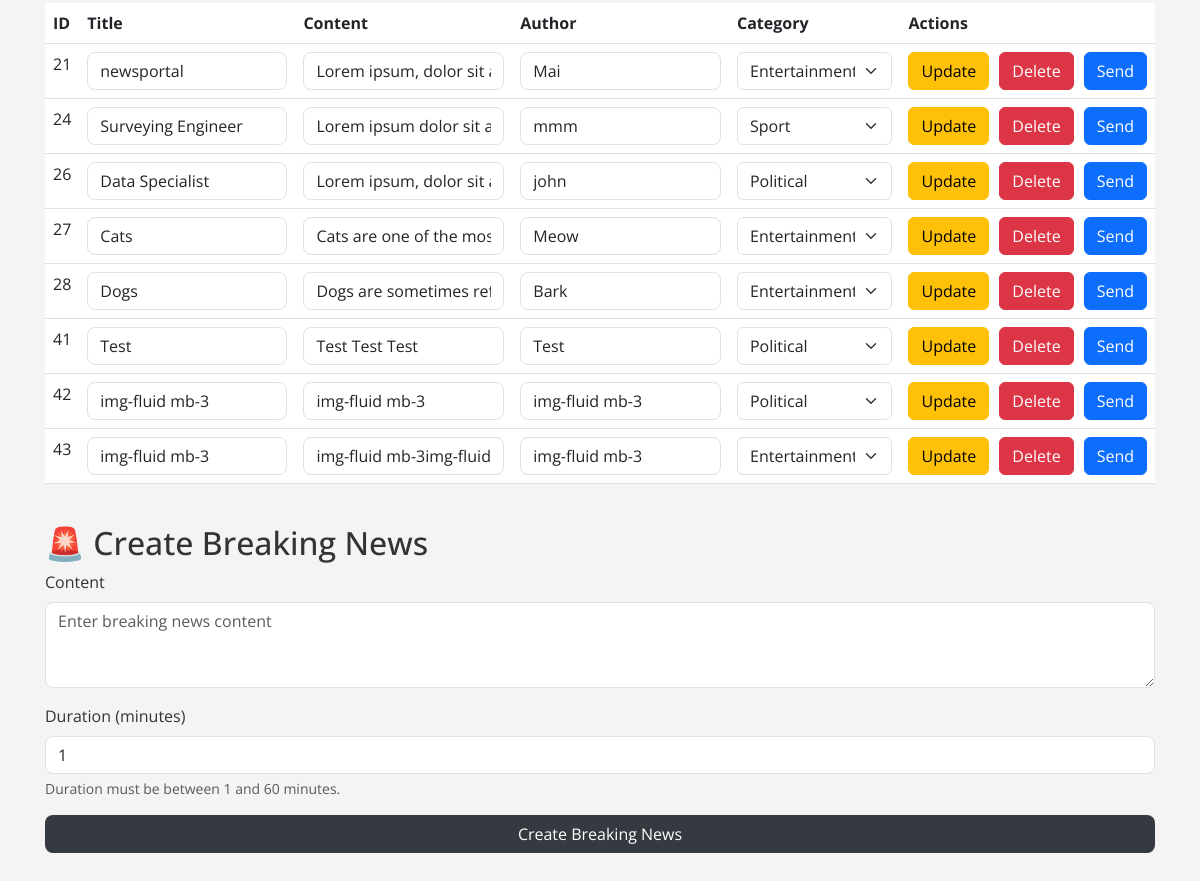
The app's page /admin.php (lower part), older data.
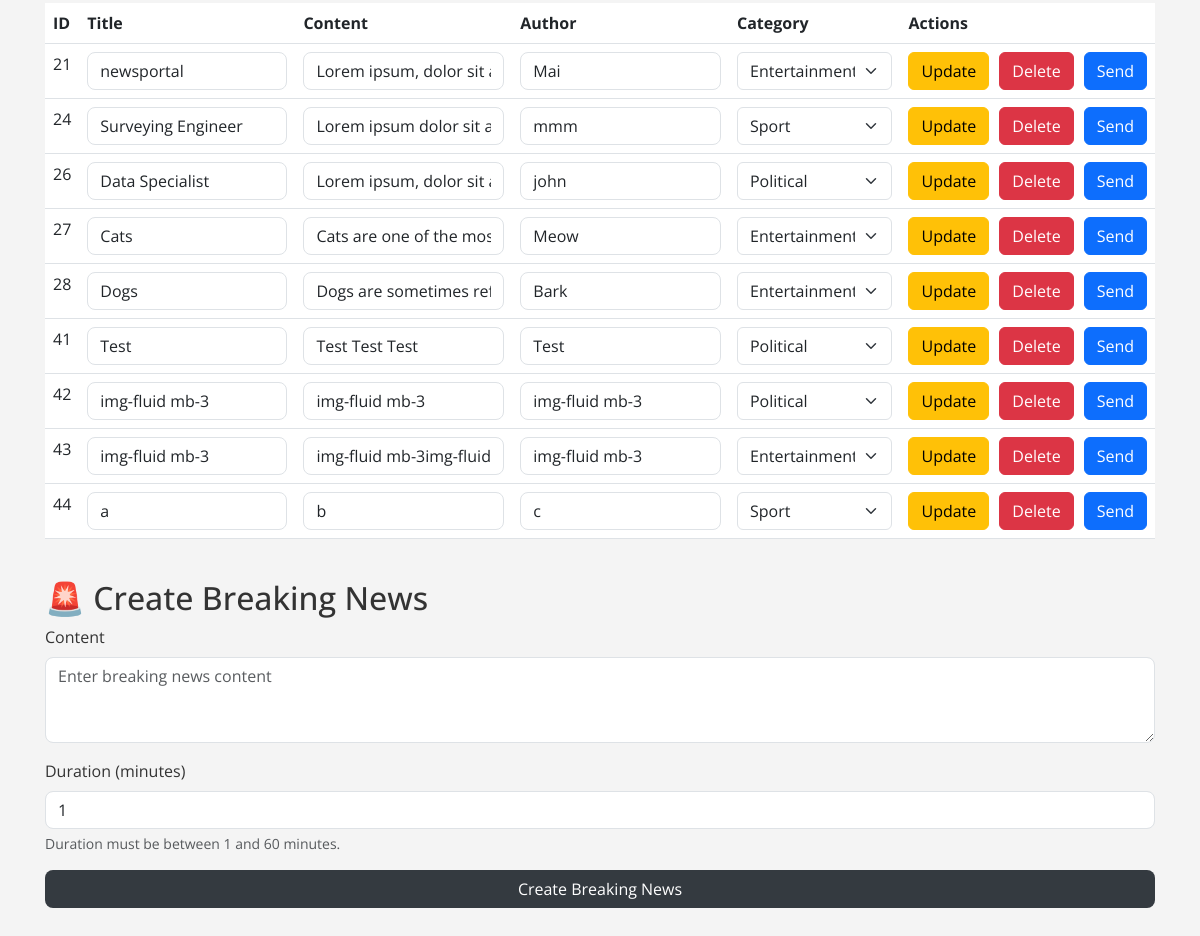
The same page, newer data.
### tables this page shows
CREATE TABLE `articles` (
  `id` int(11) NOT NULL,
  `title` varchar(255) NOT NULL,
  `content` text NOT NULL,
  `author` varchar(100) NOT NULL,
  `created_at` timestamp NOT NULL DEFAULT current_timestamp(),
  `category_id` int(11) NOT NULL,
  `image_path` mediumtext NOT NULL,
  `views` int(11) NOT NULL DEFAULT 0
);

CREATE TABLE `category` (
  `category_id` int(11) NOT NULL,
  `category_name` varchar(255) NOT NULL
);

### classes/Article.php (called while the page is built, shortened)
<?php
class Article {
    private $conn;
    public function __construct($db) {
        $this->conn = $db;
    }
    public function readAll() {
        $sql = "SELECT a.*, c.category_name FROM articles a
                LEFT JOIN category c ON a.category_id = c.category_id";
        return $this->conn->query($sql);
    }
}
?>

### classes/category.php (called while the page is built, shortened)
<?php
class Category {
    private $conn;
    private $table = "category";
    public function __construct($db) {
        $this->conn = $db;
    }
    public function readAll() {
        $sql = "SELECT * FROM " . $this->table . " ORDER BY category_id DESC";
        return $this->conn->query($sql);
    }
}
?>

### admin.php (the view, shortened to what this page needs)
<?php
include_once 'classes/Article.php';
include_once 'classes/Category.php';
$db = (new Database())->connect();
$article = new Article($db);
$category = new Category($db);
$articles = $article->readAll();
?>
<!DOCTYPE html>
<html lang="en">
<head>
    <link href="https://cdnjs.cloudflare.com/ajax/libs/font-awesome/6.0.0-beta3/css/all.min.css" rel="stylesheet">
    <link href="https://cdn.jsdelivr.net/npm/bootstrap@5.3.0/dist/css/bootstrap.min.css" rel="stylesheet">
</head>
<body>
    <div class="container">
        <div class="section">
            <table class="table mt-4">
                <thead>
                    <tr>
                        <th>ID</th>
                        <th>Title</th>
                        <th>Content</th>
                        <th>Author</th>
                        <th>Category</th>
                        <th>Actions</th>
                    </tr>
                </thead>
                <tbody>
                    <?php while ($row = $articles->fetch_assoc()): ?>
                        <tr>
                            <td><?= $row['id'] ?></td>
                            <td><input type="text" class="form-control" name="title"
                                    value="<?= htmlspecialchars($row['title']) ?>"></td>
                            <td><input type="text" class="form-control" name="content"
                                    value="<?= htmlspecialchars($row['content']) ?>"></td>
                            <td><input type="text" class="form-control" name="author"
                                    value="<?= htmlspecialchars($row['author']) ?>"></td>
                            <td>
                                <select class="form-select" name="category_id">
                                    <?php
                                    $cats = $category->readAll();
                                    while ($c = $cats->fetch_assoc()): ?>
                                        <option value="<?= $c['category_id'] ?>" <?= $c['category_id'] == $row['category_id'] ? 'selected' : '' ?>>
                                            <?= htmlspecialchars($c['category_name']) ?>
                                        </option>
                                    <?php endwhile; ?>
                                </select>
                            </td>
                            <form method="POST">
                                <td class="bbbtn">
                                    <button type="submit" name="update" class="btn btn-warning">Update</button>
                                    <button type="submit" name="delete" class="btn btn-danger">Delete</button>
                                    <button type="submit" name="send" class="btn btn-primary">Send</button>
                                </td>
                            </form>
                        </tr>
                    <?php endwhile; ?>
                </tbody>
            </table>
        </div>
        <div class="section">
            <h2>🚨 Create Breaking News</h2>
            <form method="POST">
                <div class="mb-3">
                    <label for="breaking_content" class="form-label">Content</label>
                    <textarea class="form-control" id="breaking_content" name="breaking_content" rows="3"
                        placeholder="Enter breaking news content" required></textarea>
                </div>
                <div class="mb-3">
                    <label for="breaking_duration" class="form-label">Duration (minutes)</label>
                    <input type="number" class="form-control" id="breaking_duration" name="breaking_duration" min="1"
                        max="60" value="1" required>
                    <div class="form-text">Duration must be between 1 and 60 minutes.</div>
                </div>
                <button type="submit" name="create_breaking_news" class="btn btn-custom w-100">Create Breaking
                    News</button>
            </form>
        </div>
    </div>
</body>
</html>

### admin.php (style rules this page uses)
body { background-color: #f4f4f4; font-family: 'Open Sans', sans-serif; color: #333; }
.container { padding: 40px 15px; }
.section { margin-top: 40px; }
.form-control { border-radius: 8px; transition: 0.3s; font-size: 16px; }
.bbbtn { display: flex; gap: 10px; flex-direction: row; justify-content: space-between; }
.btn-custom { background: #343a40; color: #fff; border-radius: 8px; transition: 0.3s; }

Row changes from the older to the newer data that the page shows:
added articles: id "44", title "a", content "b", author "c", category_id "Sport"
